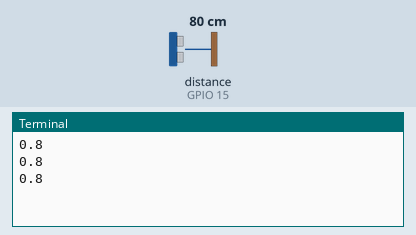
Recording of a program running on a simulated Raspberry Pi (BCM pin numbers). Shown: the last lines printed to the terminal. Inputs (shaded band) come from the test bench; at power-on: distance to the obstacle (sensor on GPIO 15) 80 cm. The echo pulse lasts 58.3 µs per cm.

Above: at 1.2 s.
1.3 s: distance to the obstacle (sensor on GPIO 15) set to 2 cm
At 1.91 s:
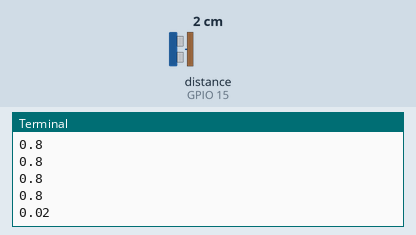
2.8 s: distance to the obstacle (sensor on GPIO 15) set to 4 cm
At 2.91 s:
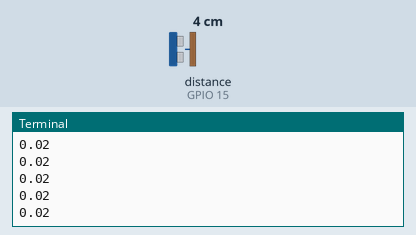
Timing chart, 0 to 5.8 s (numbered marks = the images above; inputs shaded):
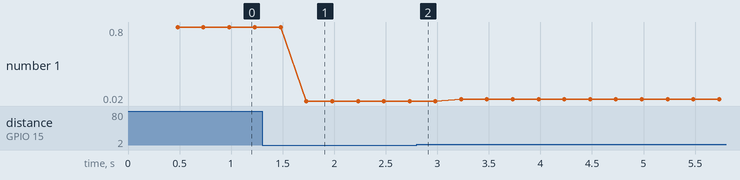

Measured:
- after the input at 1.3 s, the terminal: prints a new line after 0.43 s (image 1)
- plotted number 1: 0.8 → 0.02 after the input at 1.3 s, 0.02 → 0.04 after the input at 2.8 s

The program:

ultraSnd_gpiozeroDistanceSensor.py
```python
#!/usr/bin/env python3
#
#  auth: rbw
#  date: 20210718
#  desc:
#
#- - - - - - - - - - - - - - - - - - - - - - - - - - - - - - - - - - - - - - - -
from gpiozero import DistanceSensor
import time

ultrasonic = DistanceSensor(echo=15, trigger=14)

while True:
    print(ultrasonic.distance)
    time.sleep(.250)


#- - - - - - - - - - - - - - - - - - - - - - - - - - - - - - - - - - - - - - - -
#//EOF
```
